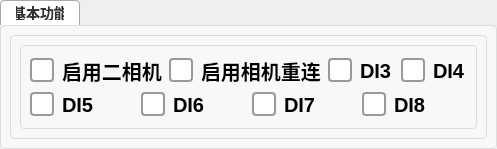
      <widget class="QTabWidget" name="tabWidget">
       <property name="styleSheet">
        <string notr="true">QTabWidget::pane {
    border: 1px solid #DDD;
    border-radius: 4px;
    background: #F8F8F8;
}

QTabBar::tab {
    font: bold 14px;
    color: #666;
    background: #F8F8F8;
    border: 1px solid #DDD;
    border-bottom: none; /* 让选中tab和pane连起来 */
    border-top-left-radius: 4px;
    border-top-right-radius: 4px;
    padding: 5px 15px;
    margin-right: 2px;
}

QTabBar::tab:selected {
    background: #FFF;
    color: #333;
    border-color: #AAA;
}

QTabBar::tab:!selected {
    background: #F8F8F8;
    color: #666;
}

QTabBar::tab:hover {
    background: #EEE;
}</string>
       </property>
       <property name="currentIndex">
        <number>0</number>
       </property>
       <widget class="QWidget" name="tab_0">
        <attribute name="title">
         <string>基本功能</string>
        </attribute>
        <layout class="QGridLayout" name="gridLayout_4">
         <item row="0" column="0">
          <widget class="QGroupBox" name="groupBox_11">
           <property name="styleSheet">
            <string notr="true">QGroupBox {
    border: 1px solid #DDD;
    border-radius: 4px;
    font: bold 14px;
    color: #666;
    background-color: #F8F8F8;
}

QGroupBox::title {
    subcontrol-origin: margin;
    subcontrol-position: top left;
    left: 10px;
    padding: 0 5px;
}</string>
           </property>
           <property name="title">
            <string/>
           </property>
           <layout class="QGridLayout" name="gridLayout_3">
            <item row="0" column="0">
             <layout class="QHBoxLayout" name="horizontalLayout_23">
              <item>
               <widget class="QGroupBox" name="groupBox_12">
                <property name="title">
                 <string/>
                </property>
                <layout class="QVBoxLayout" name="verticalLayout_7">
                 <item>
                  <layout class="QHBoxLayout" name="horizontalLayout_18">
                   <item>
                    <widget class="QCheckBox" name="cbox_qiyongerxiangji">
                     <property name="styleSheet">
                      <string notr="true">QCheckBox {
    spacing: 8px;
    font-size: 20px;
    color: #333;
    font-weight: bold;        
    color:  rgb(0, 0, 0);       
}

/* 未选中状态 */
QCheckBox::indicator {
    width: 20px;
    height: 20px;
    border-radius: 4px; /* 方形，圆角可适当调整 */
    border: 2px solid #999;
    background: #ffffff;
}

/* 悬停效果 */
QCheckBox::indicator:hover {
    border: 2px solid #666;
}

/* 选中状态 */
QCheckBox::indicator:checked {
    border: 2px solid #2196F3;
    background-color: qradialgradient(
        cx:0.5, cy:0.5,
        radius:0.4,
        fx:0.5, fy:0.5,
        stop:0 #2196F3,
        stop:1 transparent
    );
}

/* 禁用状态 */
QCheckBox::indicator:disabled {
    border: 2px solid #ccc;
    background: #eee;
}

/* 选中时的文字颜色 */
QCheckBox:checked {
    color: #2196F3;
    font-weight: 500;
}

/* 点击动画效果 */
QCheckBox::indicator:pressed {
    border: 2px solid #1565C0;
    background-color: qradialgradient(
        cx:0.5, cy:0.5,
        radius:0.5,
        fx:0.5, fy:0.5,
        stop:0 #BBDEFB,
        stop:1 transparent
    );
}</string>
                     </property>
                     <property name="text">
                      <string>启用二相机</string>
                     </property>
                    </widget>
                   </item>
                   <item>
                    <widget class="QCheckBox" name="cbox_qiyongxiangjichonglian">
                     <property name="styleSheet">
                      <string notr="true">QCheckBox {
    spacing: 8px;
    font-size: 20px;
    color: #333;
    font-weight: bold;        
    color:  rgb(0, 0, 0);       
}

/* 未选中状态 */
QCheckBox::indicator {
    width: 20px;
    height: 20px;
    border-radius: 4px; /* 方形，圆角可适当调整 */
    border: 2px solid #999;
    background: #ffffff;
}

/* 悬停效果 */
QCheckBox::indicator:hover {
    border: 2px solid #666;
}

/* 选中状态 */
QCheckBox::indicator:checked {
    border: 2px solid #2196F3;
    background-color: qradialgradient(
        cx:0.5, cy:0.5,
        radius:0.4,
        fx:0.5, fy:0.5,
        stop:0 #2196F3,
        stop:1 transparent
    );
}

/* 禁用状态 */
QCheckBox::indicator:disabled {
    border: 2px solid #ccc;
    background: #eee;
}

/* 选中时的文字颜色 */
QCheckBox:checked {
    color: #2196F3;
    font-weight: 500;
}

/* 点击动画效果 */
QCheckBox::indicator:pressed {
    border: 2px solid #1565C0;
    background-color: qradialgradient(
        cx:0.5, cy:0.5,
        radius:0.5,
        fx:0.5, fy:0.5,
        stop:0 #BBDEFB,
        stop:1 transparent
    );
}</string>
                     </property>
                     <property name="text">
                      <string>启用相机重连</string>
                     </property>
                    </widget>
                   </item>
                   <item>
                    <widget class="QCheckBox" name="cbox_1">
                     <property name="styleSheet">
                      <string notr="true">QCheckBox {
    spacing: 8px;
    font-size: 20px;
    color: #333;
    font-weight: bold;        
    color:  rgb(0, 0, 0);       
}

/* 未选中状态 */
QCheckBox::indicator {
    width: 20px;
    height: 20px;
    border-radius: 4px; /* 方形，圆角可适当调整 */
    border: 2px solid #999;
    background: #ffffff;
}

/* 悬停效果 */
QCheckBox::indicator:hover {
    border: 2px solid #666;
}

/* 选中状态 */
QCheckBox::indicator:checked {
    border: 2px solid #2196F3;
    background-color: qradialgradient(
        cx:0.5, cy:0.5,
        radius:0.4,
        fx:0.5, fy:0.5,
        stop:0 #2196F3,
        stop:1 transparent
    );
}

/* 禁用状态 */
QCheckBox::indicator:disabled {
    border: 2px solid #ccc;
    background: #eee;
}

/* 选中时的文字颜色 */
QCheckBox:checked {
    color: #2196F3;
    font-weight: 500;
}

/* 点击动画效果 */
QCheckBox::indicator:pressed {
    border: 2px solid #1565C0;
    background-color: qradialgradient(
        cx:0.5, cy:0.5,
        radius:0.5,
        fx:0.5, fy:0.5,
        stop:0 #BBDEFB,
        stop:1 transparent
    );
}</string>
                     </property>
                     <property name="text">
                      <string>DI3</string>
                     </property>
                    </widget>
                   </item>
                   <item>
                    <widget class="QCheckBox" name="cbox_DIAirPressure">
                     <property name="styleSheet">
                      <string notr="true">QCheckBox {
    spacing: 8px;
    font-size: 20px;
    color: #333;
    font-weight: bold;        
    color:  rgb(0, 0, 0);       
}

/* 未选中状态 */
QCheckBox::indicator {
    width: 20px;
    height: 20px;
    border-radius: 4px; /* 方形，圆角可适当调整 */
    border: 2px solid #999;
    background: #ffffff;
}

/* 悬停效果 */
QCheckBox::indicator:hover {
    border: 2px solid #666;
}

/* 选中状态 */
QCheckBox::indicator:checked {
    border: 2px solid #2196F3;
    background-color: qradialgradient(
        cx:0.5, cy:0.5,
        radius:0.4,
        fx:0.5, fy:0.5,
        stop:0 #2196F3,
        stop:1 transparent
    );
}

/* 禁用状态 */
QCheckBox::indicator:disabled {
    border: 2px solid #ccc;
    background: #eee;
}

/* 选中时的文字颜色 */
QCheckBox:checked {
    color: #2196F3;
    font-weight: 500;
}

/* 点击动画效果 */
QCheckBox::indicator:pressed {
    border: 2px solid #1565C0;
    background-color: qradialgradient(
        cx:0.5, cy:0.5,
        radius:0.5,
        fx:0.5, fy:0.5,
        stop:0 #BBDEFB,
        stop:1 transparent
    );
}</string>
                     </property>
                     <property name="text">
                      <string>DI4</string>
                     </property>
                    </widget>
                   </item>
                  </layout>
                 </item>
                 <item>
                  <layout class="QHBoxLayout" name="horizontalLayout_42">
                   <item>
                    <widget class="QCheckBox" name="cbox_DICameraTrigger1">
                     <property name="styleSheet">
                      <string notr="true">QCheckBox {
    spacing: 8px;
    font-size: 20px;
    color: #333;
    font-weight: bold;        
    color:  rgb(0, 0, 0);       
}

/* 未选中状态 */
QCheckBox::indicator {
    width: 20px;
    height: 20px;
    border-radius: 4px; /* 方形，圆角可适当调整 */
    border: 2px solid #999;
    background: #ffffff;
}

/* 悬停效果 */
QCheckBox::indicator:hover {
    border: 2px solid #666;
}

/* 选中状态 */
QCheckBox::indicator:checked {
    border: 2px solid #2196F3;
    background-color: qradialgradient(
        cx:0.5, cy:0.5,
        radius:0.4,
        fx:0.5, fy:0.5,
        stop:0 #2196F3,
        stop:1 transparent
    );
}

/* 禁用状态 */
QCheckBox::indicator:disabled {
    border: 2px solid #ccc;
    background: #eee;
}

/* 选中时的文字颜色 */
QCheckBox:checked {
    color: #2196F3;
    font-weight: 500;
}

/* 点击动画效果 */
QCheckBox::indicator:pressed {
    border: 2px solid #1565C0;
    background-color: qradialgradient(
        cx:0.5, cy:0.5,
        radius:0.5,
        fx:0.5, fy:0.5,
        stop:0 #BBDEFB,
        stop:1 transparent
    );
}</string>
                     </property>
                     <property name="text">
                      <string>DI5</string>
                     </property>
                    </widget>
                   </item>
                   <item>
                    <widget class="QCheckBox" name="cbox_DICameraTrigger2">
                     <property name="styleSheet">
                      <string notr="true">QCheckBox {
    spacing: 8px;
    font-size: 20px;
    color: #333;
    font-weight: bold;        
    color:  rgb(0, 0, 0);       
}

/* 未选中状态 */
QCheckBox::indicator {
    width: 20px;
    height: 20px;
    border-radius: 4px; /* 方形，圆角可适当调整 */
    border: 2px solid #999;
    background: #ffffff;
}

/* 悬停效果 */
QCheckBox::indicator:hover {
    border: 2px solid #666;
}

/* 选中状态 */
QCheckBox::indicator:checked {
    border: 2px solid #2196F3;
    background-color: qradialgradient(
        cx:0.5, cy:0.5,
        radius:0.4,
        fx:0.5, fy:0.5,
        stop:0 #2196F3,
        stop:1 transparent
    );
}

/* 禁用状态 */
QCheckBox::indicator:disabled {
    border: 2px solid #ccc;
    background: #eee;
}

/* 选中时的文字颜色 */
QCheckBox:checked {
    color: #2196F3;
    font-weight: 500;
}

/* 点击动画效果 */
QCheckBox::indicator:pressed {
    border: 2px solid #1565C0;
    background-color: qradialgradient(
        cx:0.5, cy:0.5,
        radius:0.5,
        fx:0.5, fy:0.5,
        stop:0 #BBDEFB,
        stop:1 transparent
    );
}</string>
                     </property>
                     <property name="text">
                      <string>DI6</string>
                     </property>
                    </widget>
                   </item>
                   <item>
                    <widget class="QCheckBox" name="cbox_DICameraTrigger3">
                     <property name="styleSheet">
                      <string notr="true">QCheckBox {
    spacing: 8px;
    font-size: 20px;
    color: #333;
    font-weight: bold;        
    color:  rgb(0, 0, 0);       
}

/* 未选中状态 */
QCheckBox::indicator {
    width: 20px;
    height: 20px;
    border-radius: 4px; /* 方形，圆角可适当调整 */
    border: 2px solid #999;
    background: #ffffff;
}

/* 悬停效果 */
QCheckBox::indicator:hover {
    border: 2px solid #666;
}

/* 选中状态 */
QCheckBox::indicator:checked {
    border: 2px solid #2196F3;
    background-color: qradialgradient(
        cx:0.5, cy:0.5,
        radius:0.4,
        fx:0.5, fy:0.5,
        stop:0 #2196F3,
        stop:1 transparent
    );
}

/* 禁用状态 */
QCheckBox::indicator:disabled {
    border: 2px solid #ccc;
    background: #eee;
}

/* 选中时的文字颜色 */
QCheckBox:checked {
    color: #2196F3;
    font-weight: 500;
}

/* 点击动画效果 */
QCheckBox::indicator:pressed {
    border: 2px solid #1565C0;
    background-color: qradialgradient(
        cx:0.5, cy:0.5,
        radius:0.5,
        fx:0.5, fy:0.5,
        stop:0 #BBDEFB,
        stop:1 transparent
    );
}</string>
                     </property>
                     <property name="text">
                      <string>DI7</string>
                     </property>
                    </widget>
                   </item>
                   <item>
                    <widget class="QCheckBox" name="cbox_DICameraTrigger4">
                     <property name="styleSheet">
                      <string notr="true">QCheckBox {
    spacing: 8px;
    font-size: 20px;
    color: #333;
    font-weight: bold;        
    color:  rgb(0, 0, 0);       
}

/* 未选中状态 */
QCheckBox::indicator {
    width: 20px;
    height: 20px;
    border-radius: 4px; /* 方形，圆角可适当调整 */
    border: 2px solid #999;
    background: #ffffff;
}

/* 悬停效果 */
QCheckBox::indicator:hover {
    border: 2px solid #666;
}

/* 选中状态 */
QCheckBox::indicator:checked {
    border: 2px solid #2196F3;
    background-color: qradialgradient(
        cx:0.5, cy:0.5,
        radius:0.4,
        fx:0.5, fy:0.5,
        stop:0 #2196F3,
        stop:1 transparent
    );
}

/* 禁用状态 */
QCheckBox::indicator:disabled {
    border: 2px solid #ccc;
    background: #eee;
}

/* 选中时的文字颜色 */
QCheckBox:checked {
    color: #2196F3;
    font-weight: 500;
}

/* 点击动画效果 */
QCheckBox::indicator:pressed {
    border: 2px solid #1565C0;
    background-color: qradialgradient(
        cx:0.5, cy:0.5,
        radius:0.5,
        fx:0.5, fy:0.5,
        stop:0 #BBDEFB,
        stop:1 transparent
    );
}</string>
                     </property>
                     <property name="text">
                      <string>DI8</string>
                     </property>
                    </widget>
                   </item>
                  </layout>
                 </item>
                </layout>
               </widget>
              </item>
             </layout>
            </item>
           </layout>
          </widget>
         </item>
        </layout>
       </widget>
      </widget>
